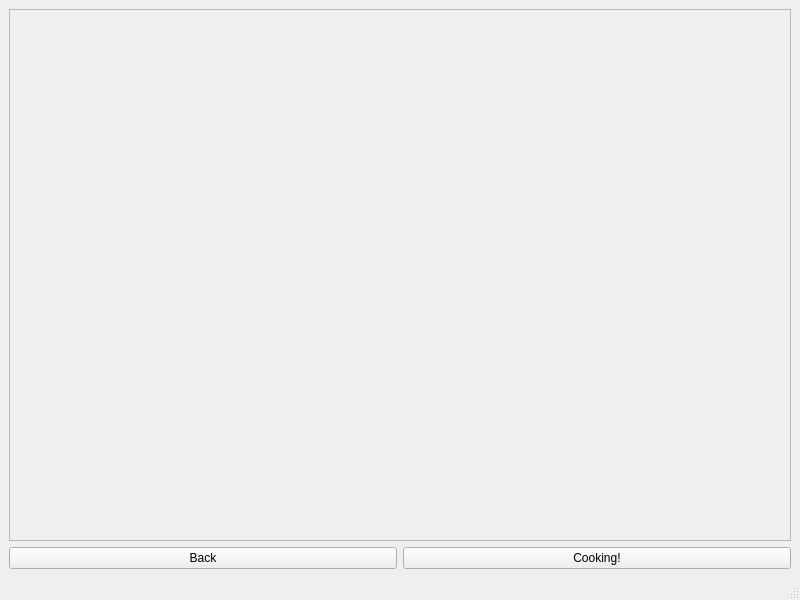
<?xml version="1.0" encoding="UTF-8"?>
<ui version="4.0">
 <class>CookMainWindow</class>
 <widget class="QMainWindow" name="CookMainWindow">
  <property name="geometry">
   <rect>
    <x>0</x>
    <y>0</y>
    <width>800</width>
    <height>600</height>
   </rect>
  </property>
  <property name="windowTitle">
   <string>MainWindow</string>
  </property>
  <widget class="QWidget" name="centralwidget">
   <layout class="QVBoxLayout" name="verticalLayout">
    <item>
     <widget class="QScrollArea" name="scrollArea">
      <property name="widgetResizable">
       <bool>true</bool>
      </property>
      <widget class="QWidget" name="scrollAreaWidgetContents">
       <property name="geometry">
        <rect>
         <x>0</x>
         <y>0</y>
         <width>776</width>
         <height>514</height>
        </rect>
       </property>
      </widget>
     </widget>
    </item>
    <item>
     <layout class="QHBoxLayout" name="horizontalLayout">
      <item>
       <widget class="QPushButton" name="BackButton">
        <property name="text">
         <string>Back</string>
        </property>
       </widget>
      </item>
      <item>
       <widget class="QPushButton" name="CookButton">
        <property name="text">
         <string>Cooking!</string>
        </property>
       </widget>
      </item>
     </layout>
    </item>
   </layout>
  </widget>
  <widget class="QStatusBar" name="statusbar"/>
 </widget>
 <resources/>
 <connections/>
</ui>
